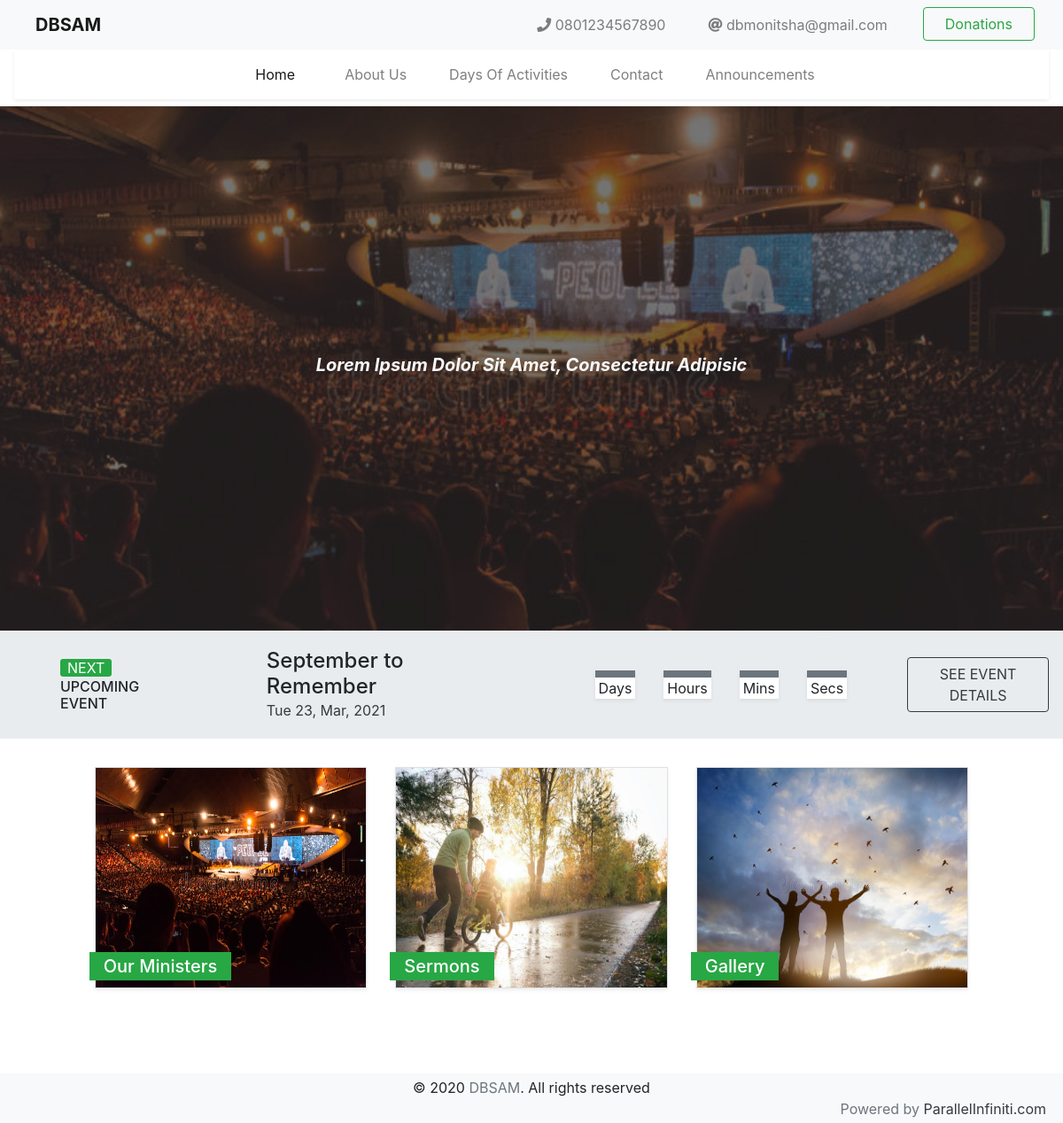
Before: / with the older database file.
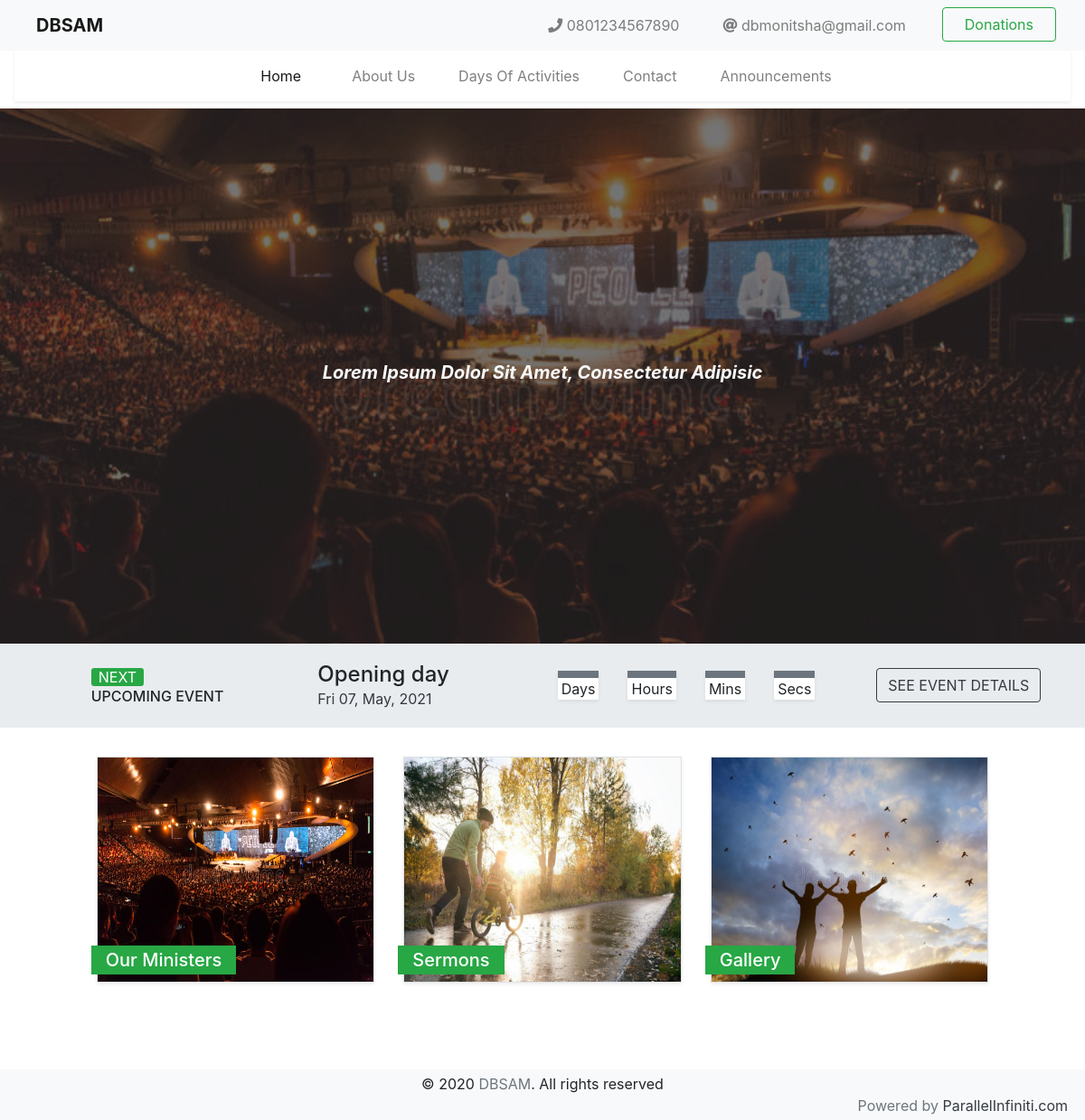
After: the same page with the newer database file.
### events/models.py (models this page shows, shortened)
class Event(models.Model):
    id = models.AutoField(primary_key=True)
    Event = models.CharField(blank=True, null=True, max_length=120)
    Date = models.DateTimeField()
    Details = models.TextField(
        max_length=200, blank=True, null=True)
    def get_absolute_url(self):
        return reverse("events:event-detail", kwargs={"pk": self.pk})

### home/views.py (the view)
# urls.py: path('', views.home, name='home'),
def home(request):
    events_list = Event.objects.all()
    return render(request, 'home.html', {'events': events_list})

### templates/home.html (shortened to what this page needs)
{% extends 'base.html' %}
{% block content %}
<main class="container-fluid px-0">
  <div class="rounded-0 p-0 mb-0 mx-0 hero d-flex justify-content-center align-items-center">
    <div
      class="overlayed d-flex justify-content-center align-items-center d-flex justify-content-center align-items-center">
      <h1 class="font-italic font-weight-bold lead col-lg-8 col-md-8 text-light text-center text-capitalize" id="home-text"></h1>
    </div>
  </div>
  <div class="jumbotron rounded-0 mx-auto p-3 d-flex justify-content-center align-items-center event-block">
    {% for event in events %}
    <div class="d-flex justify-content-start align-items-center p-1 bg-transparent mx-sm-5">
      <div class="upnext-con">
        <span class="text-uppercase bg-success px-2 rounded-sm text-white">Next</span>
        <h6 class="text-uppercase m-0">Upcoming event</h6>
      </div>
    </div>
    <div class="bg-transparent mx-sm-5 p-1 detail-con">
      <h4 class="mb-0">{{event.Event}}</h4>
      <span class="text-dark font-weight-normal fo1t-italic" >{{ event.Date|date:"D d, M, Y"}}</span>
    </div>
    <div class="bg-transparent mx-sm-5 p-1 d-flex justify-content-around align-items-center timer-con">
      <div class="jumbotron mx-sm-3 m-0 p-0 shadow-sm bg-white rounded-0">
        <div class="jumbotron p-1 m-0 rounded-0 bg-secondary">
        </div>
        <div class="jumbotron p-0 px-1 m-0 rounded-0 bg-transparent"><span>Days</span></div>
      </div>
      <div class="jumbotron mx-sm-3 m-0 p-0 shadow-sm bg-white rounded-0">
        <div class="jumbotron p-1 m-0 rounded-0 bg-secondary">
        </div>
        <div class="jumbotron p-0 px-1 m-0 rounded-0 bg-transparent"><span>Hours</span></div>
      </div>
      <div class="jumbotron mx-sm-3 m-0 p-0 shadow-sm bg-white rounded-0">
        <div class="jumbotron p-1 m-0 rounded-0 bg-secondary">
        </div>
        <div class="jumbotron p-0 px-1 m-0 rounded-0 bg-transparent"><span>Mins</span></div>
      </div>
      <div class="jumbotron mx-sm-3 m-0 p-0 shadow-sm bg-white rounded-0">
        <div class="jumbotron p-1 m-0 rounded-0 bg-secondary">
        </div>
        <div class="jumbotron p-0 px-1 m-0 rounded-0 bg-transparent"><span>Secs</span></div>
      </div>
    </div>
    <div class="all-events-con">
      <a href="{{event.get_absolute_url}}" class="btn btn-outline-dark text-uppercase">See Event
          details</a>
    </div>
    {% endfor %}
  </div>
  <div class="row justify-content-center">
    <a href="{% url 'ministers:ministers' %}" class="jumbotron minister-box boxes bg-white border mx-sm-3 mb-0 px-2 py-2 col-sm-3 shadow-sm rounded-0 d-flex flex-column justify-content-end align-items-start"
      style="min-height: 250px;">
      <h5 class="m-0 bg-success text-white p-1 px-sm-3 box-mark">Our Ministers</h5>
  </a>
    <div class="jumbotron sermon-box boxes bg-white border mx-sm-3 mb-0 px-2 py-2 col-sm-3 shadow-sm rounded-0 d-flex
      flex-column justify-content-end align-items-start" style="min-height: 250px;">
      <h5 class="m-0 bg-success text-white p-1 px-sm-3 box-mark">Sermons</h5>
    </div>
    <div class="jumbotron gallery-box boxes bg-white border mx-sm-3 mb-0 px-2 py-2 col-sm-3 shadow-sm rounded-0 d-flex
      flex-column justify-content-end align-items-start" style="min-height: 250px;">
      <h5 class="m-0 bg-success text-white p-1 px-sm-3 box-mark">Gallery</h5>
    </div>
  </div>
</main>
{% endblock %}

### templates/base.html (shortened to what this page needs)
<!DOCTYPE html>
<html lang="en">
<head>
  {% load staticfiles %}
  <link href="{% static 'css/fontawesome-all.min.css' %}" rel="stylesheet" type="text/css" />
  <link href="{% static 'css/bootstrap.min.css' %}" rel="stylesheet" type="text/css" />
  <link href="{% static 'css/background-style.css' %}" rel="stylesheet" type="text/css" />
</head>
<body>
  <nav class="navbar navbar-expand-lg navbar-light bg-light mb-0">
    <a class="navbar-brand ml-sm-4 font-weight-bold text-uppercase" href="{% url 'home:home' %}">DBSAM </a>
    <div class="collapse navbar-collapse" id="navbarSupportedContent">
      <ul class="navbar-nav ml-auto">
        <li class="nav-item mx-sm-3">
          <a class="nav-link" href="#"><i class="fa fa-phone"></i> 0801234567890</a>
        </li>
         <li class="nav-item mx-sm-3">
          <a class="nav-link" href="#"><i class="fa fa-at"></i> dbmonitsha@gmail.com</a>
        </li>
        <li class="nav-item mx-sm-3">
          <button class="btn btn-outline-success px-4" tabindex="-1" onclick="showDonate()">Donations</button>
        </li>
      </ul>
    </div>
  </nav>
  <main class=" container-fluid pb-5 px-0 mb-5 mt-0 pt-0">
    <nav class="navbar navbar-expand-lg rounded-0 mt-0 pt-0 navbar-light nav2">
      <div class="collapse navbar-collapse bg-white mx-auto mt-0 py-2 shadow-sm" id="navbarSupportedContent">
        <ul class="navbar-nav mx-auto">
          <li class="nav-item mx-sm-4 active">
            <a class="nav-link link1" href="{% url 'home:home' %}">Home <span class="sr-only">(Current)</span></a>
          </li>
          <li class="nav-item mx-sm-3 text-capitalize">
            <a class="nav-link link2" href="{% url 'aboutministry:about' %}">About Us </a>
          </li>
          <li class="nav-item mx-sm-3 text-capitalize">
            <a class="nav-link link3" href="{% url 'days:days' %}">Days of activities </a>
          </li>
          <li class="nav-item mx-sm-3 text-capitalize">
            <a class="nav-link link7" href="{% url 'contact:contact' %}">Contact </a>
          </li>
          <li class="nav-item mx-sm-3 text-capitalize">
            <a class="nav-link link8" href="{% url 'announcements:announcements' %}">Announcements </a>
          </li>
        </ul>
      </div>
    </nav>
    {% block content %} {% endblock %}
  </main>
  <div class="jumbotron sticky-bottom bg-light rounded-0 m-0 col-12 p-1 d-flex flex-column justify-content-center align-items-center">
    <div class="col-sm-12">
      <div>
        <p class="mb-0 text-black text-center">
          © 2020 <span class="text-secondary">DBSAM</span>. All rights
          reserved
        </p>
        <p class="mb-0 text-secondary text-sm-right powered">
          Powered by
          <span><a class="text-dark" target="_blank"
              href="http://www.ParallelInfiniti.com">ParallelInfiniti.com</a></span>
        </p>
      </div>
    </div>
  </div>
  {% load static %}
</body>
</html>

### home/static/css/background-style.css (style rules this page uses)
.hero { background-image: url("../imgs/church-service-26109735.jpg") !important; background-size: 100% 100vh; background-position: center; object-fit: fill; }
.overlayed { width: 100%; height: inherit; background: #2b2a2aa6; }
.minister-box, .sermon-box, .gallery-box { background-image: url("../imgs/church-service-26109735.jpg") !important; background-size: 100% 100%; background-position: center; object-fit: fill; }
.sermon-box { background-image: url("../imgs/father-teaches-his-little-child-to-ride-bike-autumn-park-happy-family-moments-time-together-dad-son-candid-lifestyle-image-162688503.jpg") !important; }
.gallery-box { background-image: url("../imgs/christian-people-worship-god-over-cross-christian-people-worship-god-over-cross-cloudy-sky-189646138.jpg") !important; }

### templates/base.html (style rules this page uses)
body { font-size: 100%; overflow-x: hidden; }
.nav2 { z-index: 10; }
.hero { height: 74vh; position: relative; }
a { text-decoration: none !important; }

### templates/home.html (style rules this page uses)
.box-mark { position: relative; left: -15px; }
.boxes { cursor: pointer; transition: all 0.9s; }

Changed rows visible on the page:
removed Event: Event "September to Remember", Date "Tue 23, Mar, 2021"
added Event: Event "Opening day", Date "Fri 07, May, 2021"
